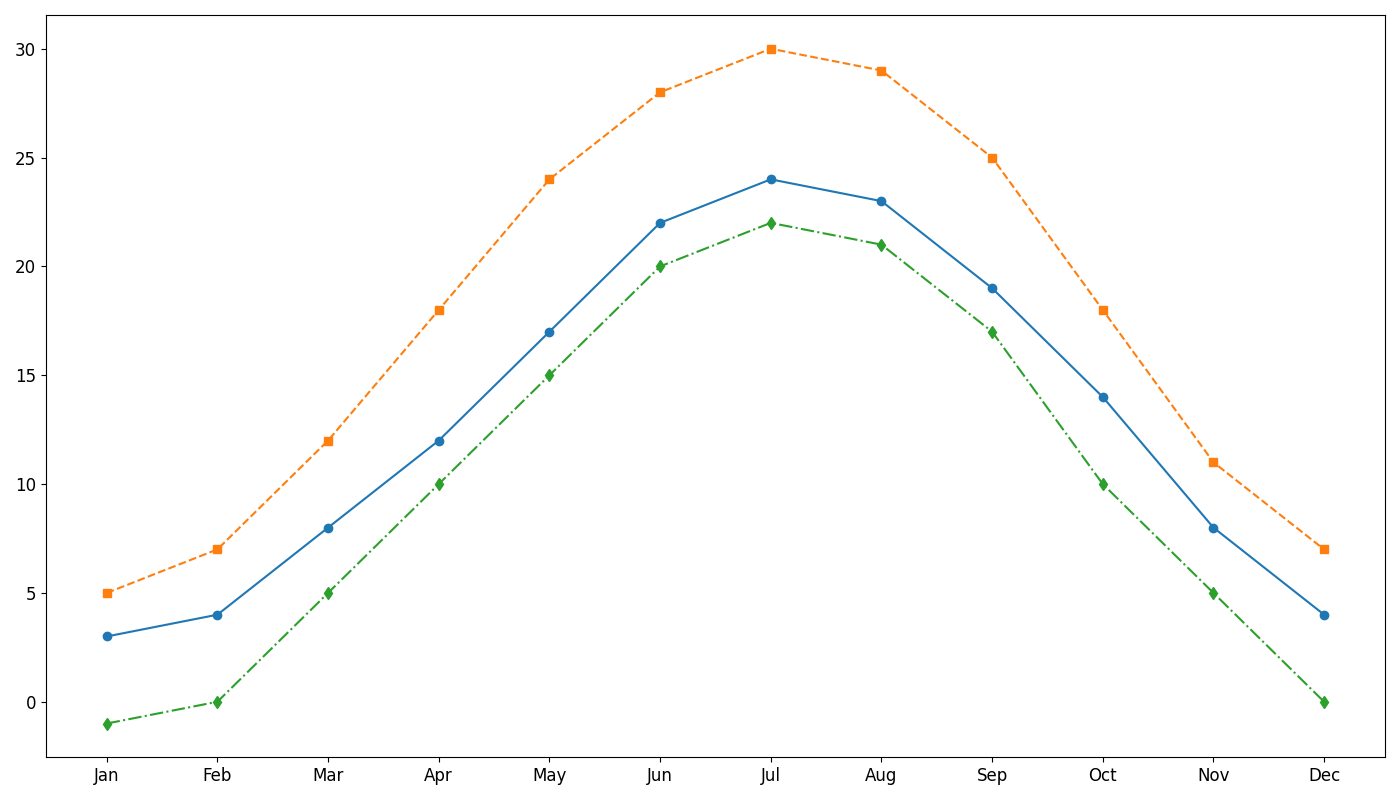

Generate this figure with Python:
import matplotlib.pyplot as plt
import numpy as np

months = np.array(['Jan', 'Feb', 'Mar', 'Apr', 'May', 'Jun', 'Jul', 'Aug', 'Sep', 'Oct', 'Nov', 'Dec'])
city_a_temps = np.array([3, 4, 8, 12, 17, 22, 24, 23, 19, 14, 8, 4])
city_b_temps = np.array([5, 7, 12, 18, 24, 28, 30, 29, 25, 18, 11, 7])
city_c_temps = np.array([-1, 0, 5, 10, 15, 20, 22, 21, 17, 10, 5, 0])

fig, ax = plt.subplots(figsize=(14, 8))

# Plot lines representing average temperatures over months for each city
ax.plot(months, city_a_temps, marker='o', linestyle='-')
ax.plot(months, city_b_temps, marker='s', linestyle='--')
ax.plot(months, city_c_temps, marker='d', linestyle='-.')

# Remove grid
ax.grid(False)

plt.xticks(fontsize=12)
plt.yticks(fontsize=12)

plt.tight_layout()
plt.show()
